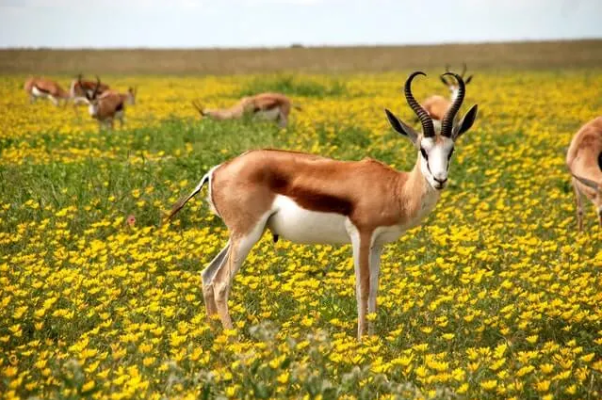
%> input picture DSP LAB/deer.png, 602 x 400 px
$ octave image_enhancement.m   (GNU Octave 9; MATLAB toolbox functions it lacks are replaced by stand-ins)
%> lines starting %> are read from the running program, lines starting %| are printed output that depends on the picture
% Enhance the image quality using smoothing filters
% mean and median filters
clc;
clear;
close all;

% Load & convert image
i = imread('E:\all files\5th sem\DSP\DSP LAB\deer.png');
%> i is the input picture: size 400x602x3 uint8; mean R, G, B 165.5, 147.2, 67.7
k = rgb2gray(i);
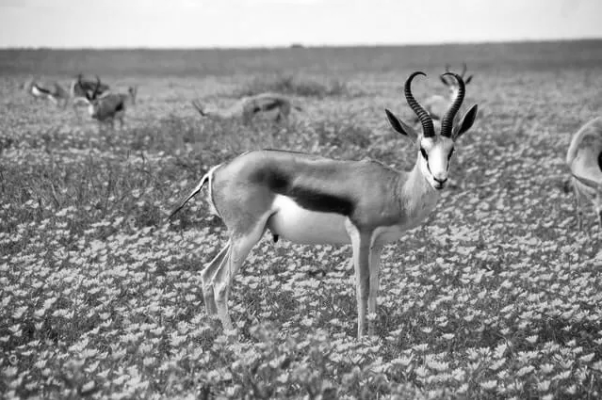
%> k: size 400x602 uint8; min 1, max 255, mean 143.6
j = imnoise(k, "salt & pepper", 0.06);
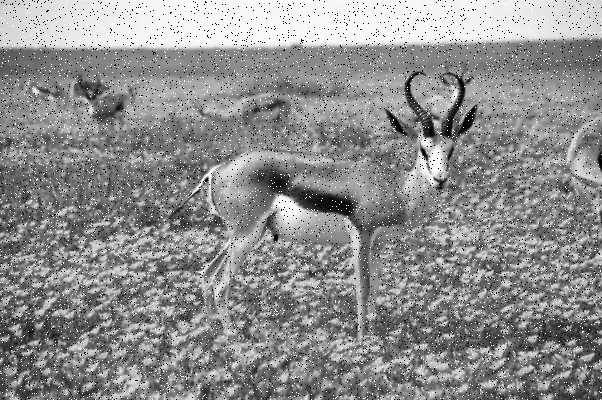
%> j: size 400x602 uint8; min 0, max 255, mean 142.7

% Median filter outputs
f  = medfilt2(j, [3,3]);
f1 = medfilt2(j, [5,5]);
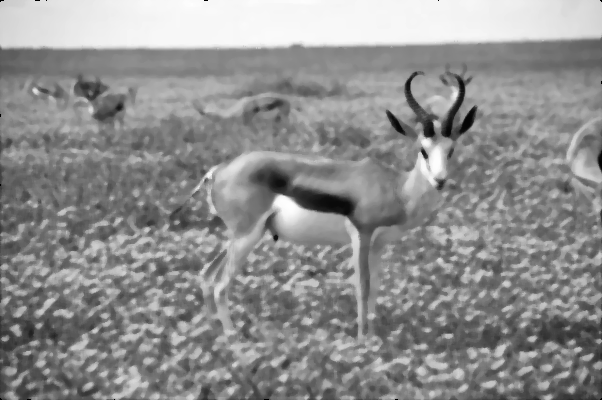
%> f1: size 400x602 uint8; min 0, max 254, mean 142.7
f2 = medfilt2(j, [10,10]);

% Mean (average) filter outputs
g1 = fspecial("average", [3,3]);
b1 = imfilter(j, g1);
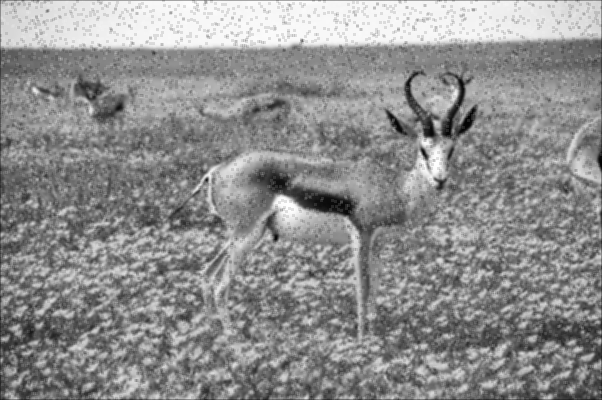
%> b1: size 400x602 uint8; min 2, max 254, mean 142.3

g2 = fspecial("average", [10,10]);
b2 = imfilter(j, g2);
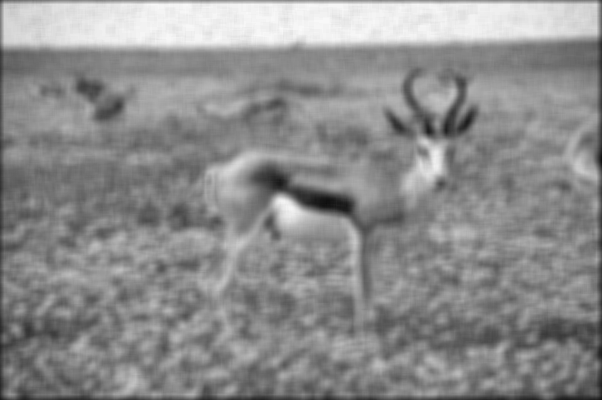
%> b2: size 400x602 uint8; min 13, max 249, mean 141

% Histogram Equalization
ke = histeq(k);
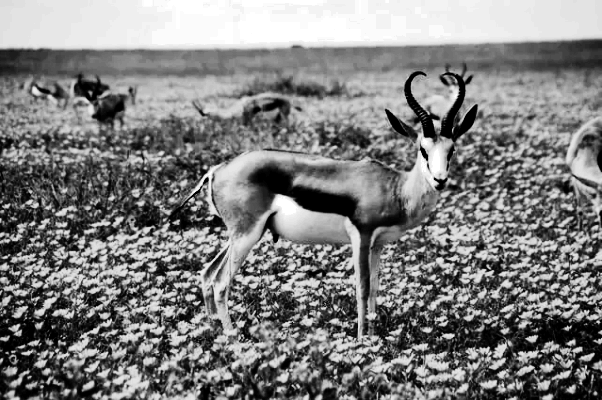
%> ke: size 400x602 uint8; min 0, max 255, mean 126.4

% ------ All in One Figure ------
figure('Name','All Results in One Figure');

subplot(4,3,1); imshow(i);        title('Original RGB Image');
subplot(4,3,2); imshow(k);        title('Grayscale Image');
subplot(4,3,3); imshow(j);        title('Noisy Image (Salt & Pepper)');

subplot(4,3,4); imshow(f);        title('Median Filter 3x3');
subplot(4,3,5); imshow(f1);       title('Median Filter 5x5');
subplot(4,3,6); imshow(f2);       title('Median Filter 10x10');

subplot(4,3,7); imshow(b1);       title('Mean Filter 3x3');
subplot(4,3,8); imshow(b2);       title('Mean Filter 10x10');

subplot(4,3,9); imhist(k);        title('Histogram of Grayscale');

subplot(4,3,10); imhist(ke);      title('Histogram After Equalization');
subplot(4,3,11); imshow(k);       title('Grayscale Before HistEq');
subplot(4,3,12); imshow(ke);      title('After Histogram Equalization');
%> after `title('After Histogram Equalization')`:
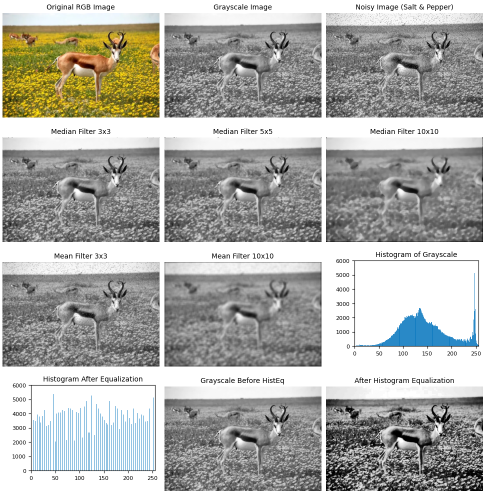
%> figure redrawn from the program's plot data, 12 panels
